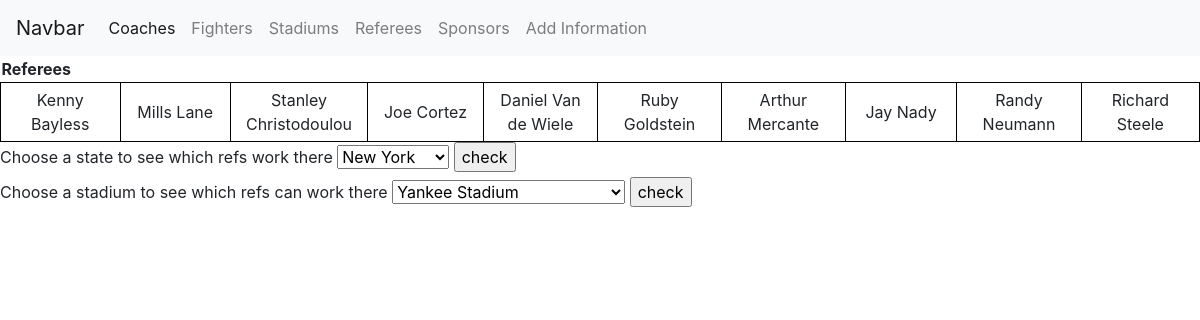
Screenshot of /referee with the database file from the repository.
### tables this page shows
CREATE TABLE Referee(
  "rf_name" TEXT,
  "rf_citykey" TEXT,
  "rf_matches" TEXT
);

### app.py (the view)
@app.route("/referee")
def referee():
    c = sqlite3.connect(r"boxing.sqlite")
    mycursor = c.cursor()
    mycursor.execute("SELECT * FROM Referee")
    data = mycursor.fetchall()
    mycursor.execute("SELECT DISTINCT r_state FROM Regions")
    data1 = mycursor.fetchall()
    mycursor.execute("SELECT st_name FROM Stadium")
    data2 = mycursor.fetchall()
    return render_template("referee.html", data = data, data1 = data1, data2 = data2)

### templates/referee.html (shortened to what this page needs)
<!DOCTYPE html>
<html>
<head>
</head>
<body>
    {% include 'navbar.html' %}
       <table>
         <thead>
           <tr>
               <th>Referees</th>
           </tr>
           </thead>
           <tbody>
            {% for row in data %}
                <td>{{row[0]}}</td>
               {% endfor %}
           </tbody>
       </table>
    <form class="grid" action="/cityRef" method="post">
        <div class = "d-inline">
            <label for = "query1">Choose a state to see which refs work there</label>
            <select name="state1" id="stadium">
                {% for row in data1 %}
                <option value='{{row[0]}}'>{{row[0]}}</option>
                {% endfor %}
            </select>
            <input type="Submit" class = "file_submit" value="check">
        </div>
    </form>
    <form class="grid" action="/mostRef" method="post">
        <div class = "d-inline">
            <label for = "query1">Choose a stadium to see which refs can work there </label>
            <select name="stadium" id="stadium">
                {% for row in data2 %}
                <option value='{{row[0]}}'>{{row[0]}}</option>
                {% endfor %}
            </select>
            <input type="Submit" class = "file_submit" value="check">
        </div>
    </form>
</body>
</html>

### templates/referee.html (style rules this page uses)
td { width: 150px; text-align: center; border: 1px solid black; padding: 5px; }

### rows the page displays
Referee: rf_name "Kenny Bayless"
Referee: rf_name "Mills Lane"
Referee: rf_name "Stanley Christodoulou"
Referee: rf_name "Joe Cortez"
Referee: rf_name "Daniel Van de Wiele"
Referee: rf_name "Ruby Goldstein"
Referee: rf_name "Arthur Mercante"
Referee: rf_name "Jay Nady"
Referee: rf_name "Randy Neumann"
Referee: rf_name "Richard Steele"

### other values shown
form field state1 "New York"
form field stadium "Yankee Stadium"
